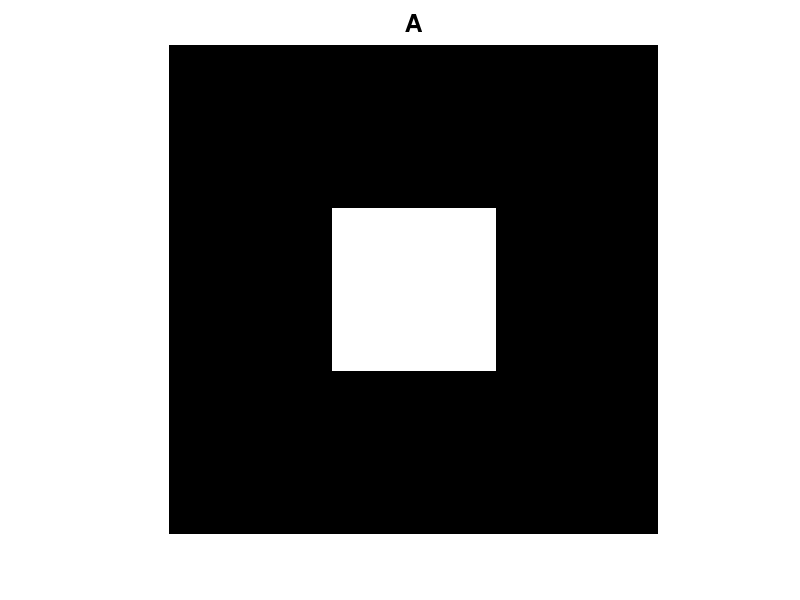
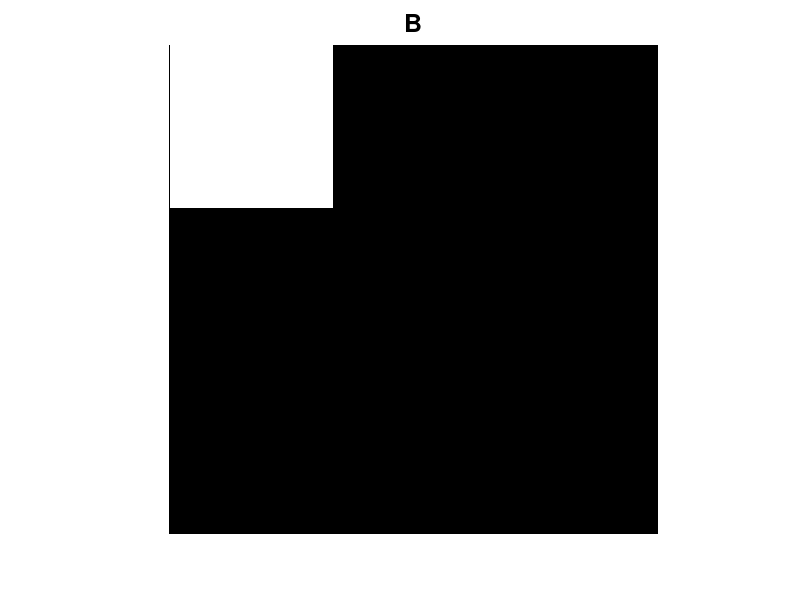
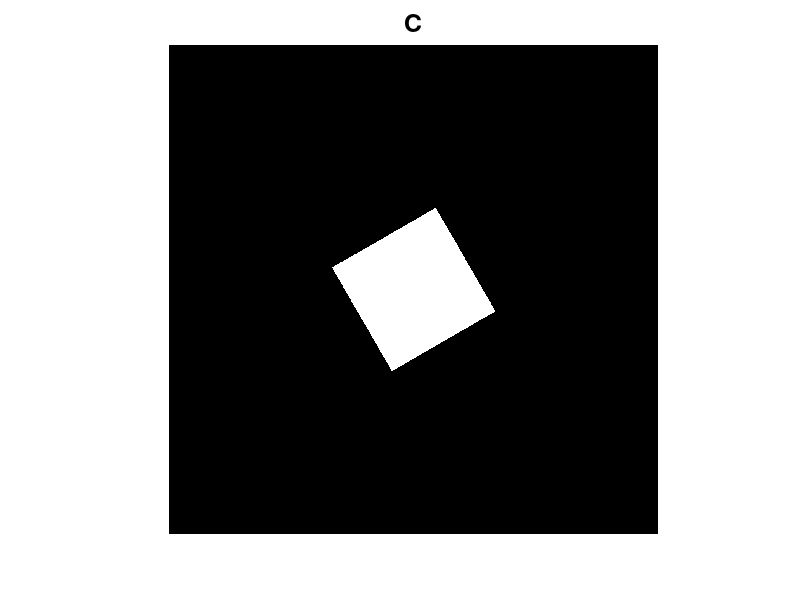
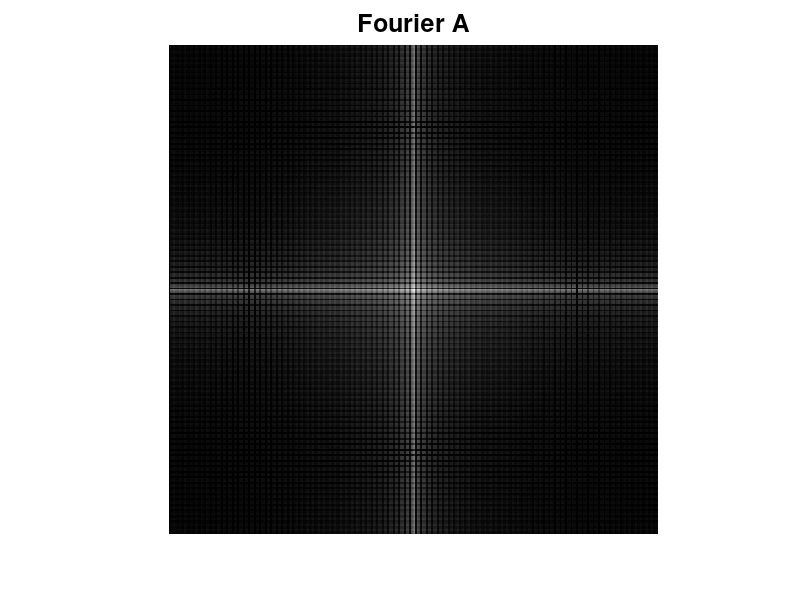

These charts were generated, in order, by the following MATLAB code:
clear all, close all,  clc

a = zeros(1200);
b = zeros(1200);
for i=400:800
  for j=400:800
    a(i,j) = 1;
  endfor
endfor
for i=1:400
  for j=1:400
    b(i,j) = 1;
  endfor
endfor
c= imrotate(a,30);

figure, imshow(a),title(['A'], "fontsize", 18);
figure, imshow(b),title(['B'], "fontsize", 18);
figure, imshow(c),title(['C'], "fontsize", 18);

A = fft2(a);
B = fft2(b);
C = fft2(c);

Afts = fftshift(A);
Bfts = fftshift(B);
Cfts = fftshift(C);

figure,
imshow(mat2gray(log(1+abs(Afts)))),title(['Fourier A'], "fontsize", 18)
figure,
imshow(mat2gray(log(1+abs(Bfts)))),title(['Fourier B'], "fontsize", 18)
figure,
imshow(mat2gray(log(1+abs(Cfts)))),title(['Fourier C'], "fontsize", 18)